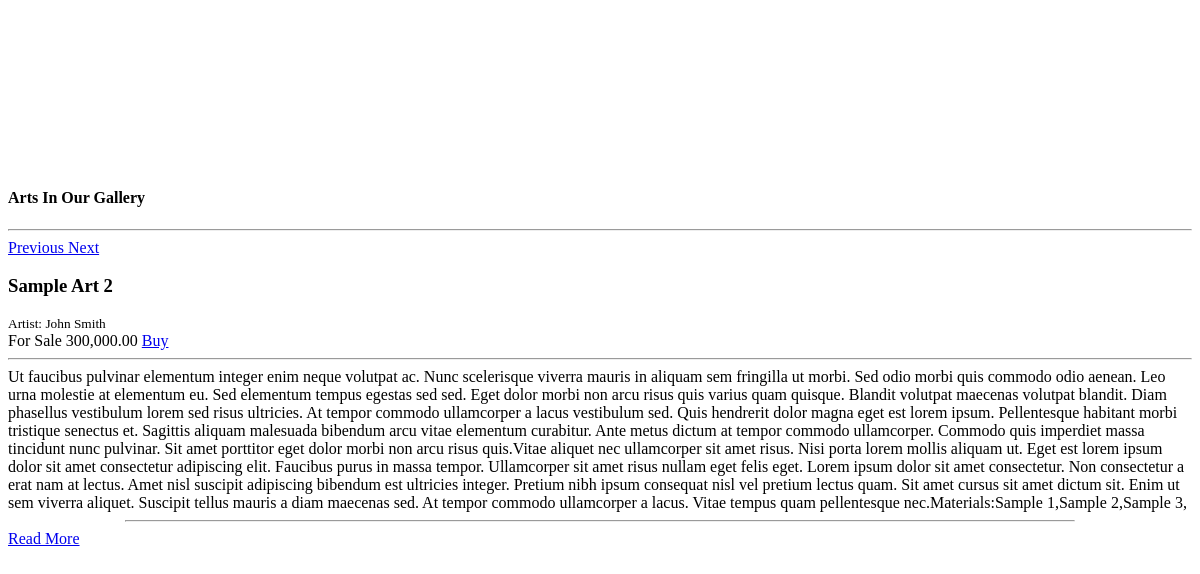
Screenshot of /explore.php with the database file from the repository.
### tables this page shows
CREATE TABLE `arts` (
  `id` int(30) NOT NULL,
  `artist_id` int(30) NOT NULL,
  `art_title` text NOT NULL,
  `art_description` text NOT NULL,
  `status` tinyint(1) DEFAULT 0 COMMENT '0=unpublished,1=published'
);

CREATE TABLE `users` (
  `id` int(30) NOT NULL,
  `name` text NOT NULL,
  `address` text NOT NULL,
  `contact` varchar(50) NOT NULL,
  `user_type` tinyint(1) NOT NULL DEFAULT 3 COMMENT '1 = admin, 2= artist,3= customers',
  `username` text NOT NULL,
  `password` text NOT NULL
);

CREATE TABLE `arts_fs` (
  `id` int(30) NOT NULL,
  `art_id` text NOT NULL,
  `price` float NOT NULL,
  `status` tinyint(1) NOT NULL DEFAULT 0 COMMENT '0=onhand,1= sold',
  `date_created` datetime NOT NULL DEFAULT current_timestamp()
);

### explore.php (the view, shortened to what this page needs)
<?php
include 'admin/db_connect.php';
?>
        <header class="masthead">
        </header>
        <section id="list">
            <div class="container-fluid mt-3 pt-2">
                <h4 class="text-center">Arts In Our Gallery</h4>
                <hr class="divider">
                <div class="row-items">
                <div class="col-lg-12">
                <?php
                $cp ='offset-md-2';
                $rtl ='rtl';
                $fs = $conn->query("SELECT * FROM arts_fs where status = 0");
                while($row = $fs->fetch_assoc()):
                    $fs_aid[$row['art_id']] = $row;
                endwhile;
                $arts = $conn->query("SELECT a.*,u.name as aname FROM arts a inner join users u on u.id = a.artist_id where a.id not in (SELECT art_id FROM arts_fs where status = 1) and status = 1 order by rand()");
                while($row = $arts->fetch_assoc()):
                    $trans = get_html_translation_table(HTML_ENTITIES,ENT_QUOTES);
                    unset($trans["\""], $trans["<"], $trans[">"], $trans["<h2"]);
                    $desc = strtr(html_entity_decode($row['art_description']),$trans);
                    $desc=str_replace(array("<li>","</li>"), array("",","), $desc);
                    if($cp == 'offset-md-2'){
                        $cp = '';
                    }else{
                        $cp = 'offset-md-2';
                    }
                    if($rtl == 'rtl'){
                        $rtl = '';
                    }else{
                        $rtl = 'rtl';
                    }
                ?>
                <div class="row">
                <div class="col-md-10 <?php echo $cp ?>">
                <div class="card vacancy-list" data-id="<?php echo $row['id'] ?>">
                    <div class="card-body">
                        <div class="row <?php echo $rtl ?>">
                            <div class="col-md-4">
                                <div id="imagesCarousel_<?php echo $row['id'] ?>" class="carousel slide" data-ride="carousel">
                              <div class="carousel-inner">
                                     <a class="carousel-control-prev" href="#imagesCarousel_<?php echo $row['id'] ?>" role="button" data-slide="prev">
                                        <span class="sr-only">Previous</span>
                                      </a>
                                      <a class="carousel-control-next" href="#imagesCarousel_<?php echo $row['id'] ?>" role="button" data-slide="next">
                                        <span class="sr-only">Next</span>
                                      </a>
                                        </div>
                                    </div>
                            </div>
                            <div class="col-md-8">
                                <h3><b class="filter-txt"><?php echo ucwords($row['art_title']) ?></b></h3>
                                <span><small>Artist: <?php echo ucwords($row['aname']) ?></small></span>
                                <br>
                                <?php if(isset($fs_aid[$row['id']])): ?>
                                    <div <?php echo !empty($rtl) ? "style='direction:ltr'" : '' ?>>
                                        <span class="badge badge-success">For Sale</span>
                                        <span class="badge badge-secondary"><i class="fa fa-tag"></i> <?php echo number_format($fs_aid[$row['id']]['price'],2) ?></span>
                                        <span  class="badge badge-primary"><a href="javascript:void(0)" class="order_this text-white" data-attr="<?php echo $fs_aid[$row['id']]['id'] ?>">Buy</a></span>
                                    </div>
                                <?php endif; ?>
                                <hr>
                                <larger class="truncate filter-txt"><?php echo strip_tags($desc) ?></larger>
                                <br>
                                <hr class="divider"  style="max-width: calc(80%)">
                                <a class="btn btn-primary <?php echo empty($rtl) ? "float-right" : '' ?> read_more" href="index.php?page=view_art&id=<?php echo $row['id'] ?>">Read More</a>
                            </div>
                        </div>
                    </div>
                </div>
                <br>
                </div>
                </div>
                <?php endwhile; ?>
                </div>
                </div>
            </div>
        </section>

### explore.php (style rules this page uses)
.vacancy-list { cursor: pointer; }
.carousel,.carousel-inner,.carousel-item { max-height: 30vh !important }
header.masthead { min-height: 20vh !important; height: 20vh !important }
.row-items { position: relative; }

### rows the page displays
arts: art_title "Sample Art 2", users.name "John Smith", id.price "300,000.00", art_description "Ut faucibus pulvinar elementum integer enim neque volutpat ac. Nunc scelerisque viverra mauris in aliquam sem fringilla ut morbi. Sed odio morbi quis commodo odio aenean. Leo urna molestie at elementum eu. Sed elementum tempus egestas sed sed. Eget dolor morbi non arcu risus quis varius quam quisque. Blandit volutpat maecenas volutpat blandit. Diam phasellus vestibulum lorem sed risus ultricies. At tempor commodo ullamcorper a lacus vestibulum sed. Quis hendrerit dolor magna eget est lorem ipsum. Pellentesque habitant morbi tristique senectus et. Sagittis aliquam malesuada bibendum arcu vitae elementum curabitur. Ante metus dictum at tempor commodo ullamcorper. Commodo quis imperdiet massa…"
